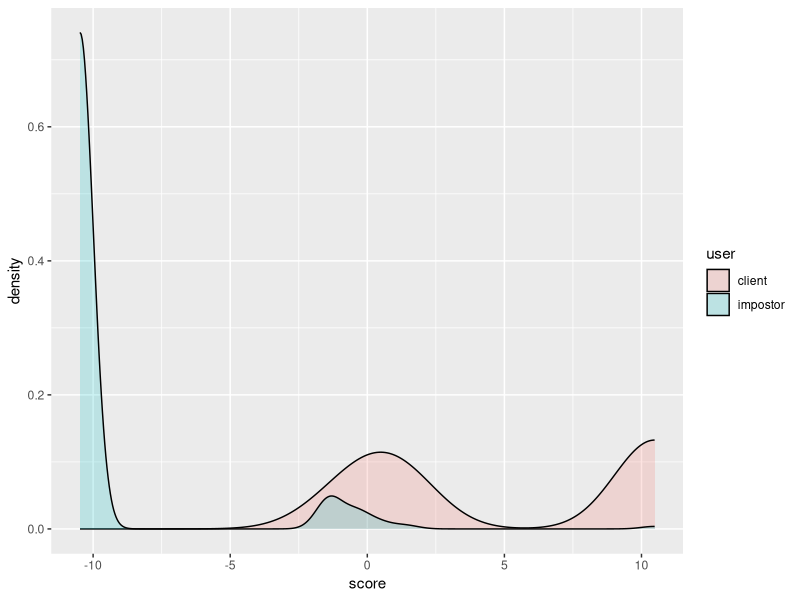

Write the R code that produced this figure.
#Code to load score data for client and impostor. Plot both as a density function

#read client score file ans save as a data.frame
client<-read.csv("KNN_Original_Client_ScoreMatrix_User_1.txt",header=FALSE)
clientFrame<-data.frame(as.numeric(as.vector(client[1,])))

#read impostor score file ans save as a data.frame
impostor<-read.csv("KNN_Original_Impostor_ScoreMatrix_User_1.txt",header=FALSE)
impostorFrame<-data.frame(as.numeric(as.vector(impostor[1,])))

#add columns with name=user and content "client" and "impostor" to them
clientFrame$user <- 'client'
impostorFrame$user <- 'impostor'

#rename the client and impostor data.frames to col
col<-c("score","user")
colnames(clientFrame)<-col
colnames(impostorFrame)<-col

#create a unique data.frame with client and impostor data.frames
userScore <- rbind(clientFrame, impostorFrame)

#load ggplot library. Library used to plot the density plot
library("ggplot2")

#plot density function
ggplot(userScore, aes(score, fill = user)) + geom_density(alpha = 0.2)


